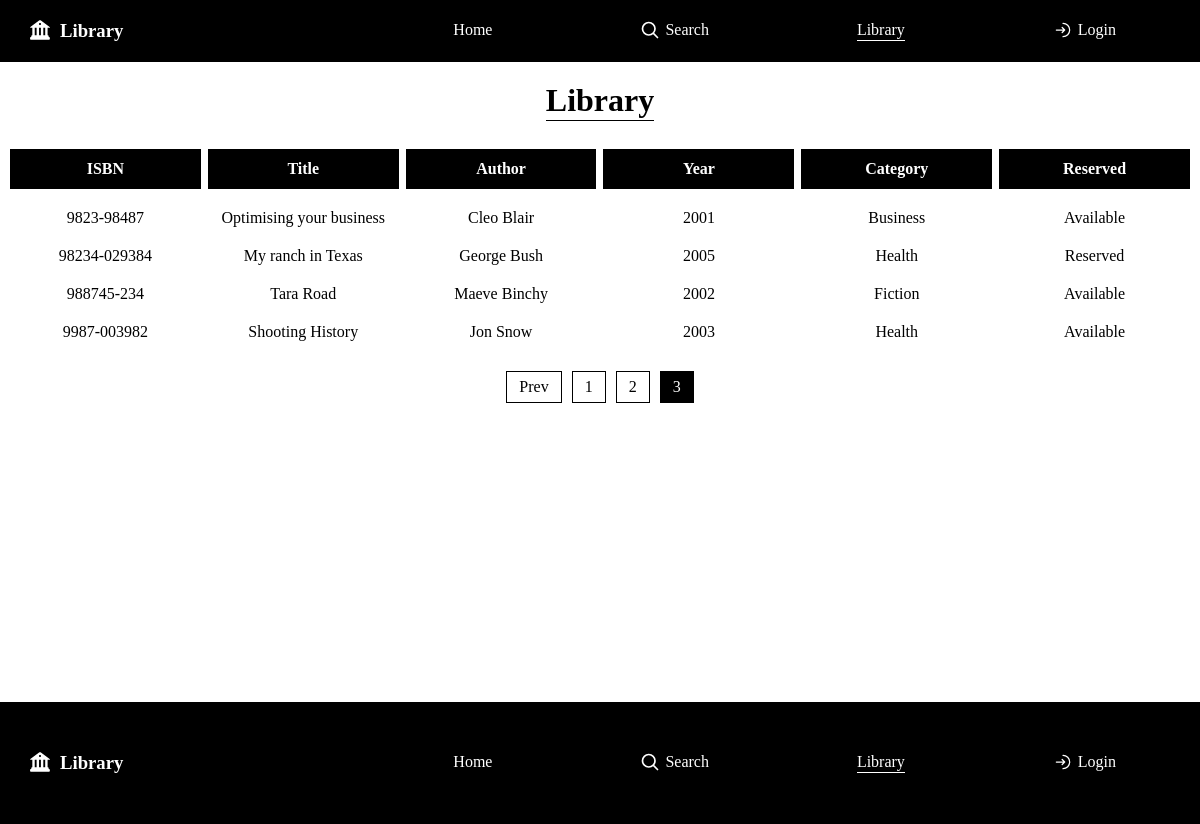
The page /library.php?page=3 on the database its author committed.
### tables this page shows
CREATE TABLE `books` (
  `ISBN` varchar(20) NOT NULL,
  `BookTitle` varchar(100) DEFAULT NULL,
  `Author` varchar(100) DEFAULT NULL,
  `Edition` int DEFAULT NULL,
  `Year` int DEFAULT NULL,
  `CategoryID` varchar(3) DEFAULT NULL,
  `Reserved` char(1) DEFAULT 'N',
  PRIMARY KEY (`ISBN`),
  KEY `CategoryID` (`CategoryID`),
  CONSTRAINT `books_ibfk_1` FOREIGN KEY (`CategoryID`) REFERENCES `categories` (`CategoryID`)
);

CREATE TABLE `categories` (
  `CategoryID` varchar(3) NOT NULL,
  `CategoryDesc` varchar(50) DEFAULT NULL,
  PRIMARY KEY (`CategoryID`)
);

### public/queries/all_books.php (called while the page is built, shortened)
<?php
    $db = new Database();
    $pdo = $db->connect();
    $limit = 5;
    $page  = isset($_GET['page']) ? max(1, intval($_GET['page'])) : 1;
    $offset = ($page - 1) * $limit;
    $count_sql = "
        SELECT COUNT(*)
        FROM books
    ";
    $total_books = $pdo->query($count_sql)->fetchColumn();
    $total_pages = ceil($total_books / $limit);
    $sql = "
        SELECT
            books.*,
            reservations.Username,
            reservations.ReservedDate,
            categories.CategoryDesc
        FROM books
        LEFT JOIN reservations ON books.ISBN = reservations.ISBN
        LEFT JOIN categories ON books.categoryID = categories.categoryID
        WHERE 1=1
        LIMIT $limit OFFSET $offset
    ";
    $stmt = $pdo->query($sql);
    $books = $stmt->fetchAll(PDO::FETCH_ASSOC);
    include TEMPLATES_PATH . 'results_template.php';
?>

### public/library.php (called while the page is built, shortened)
<?php include 'includes/header.php'; ?>
<?php include QUERIES_PATH . 'all_books.php'; ?>
<?php include 'includes/footer.php'; ?>

### public/templates/results_template.php (the view, shortened to what this page needs)
<h1 class="title underline">
    <?php
        if(!empty($title) || !empty($author) || !empty($category_name)) {
            $current_page = 'search_results.php';
            echo ucfirst(str_replace('_', ' ', substr($current_page, 0, -4)));
            echo ": " . $title . " " . $author . " " . ucfirst($category_name);
        } else {
            echo ucfirst(str_replace('_', ' ', substr($current_page, 0, -4)));
        }
    ?>
</h1>
<?php if (empty($books)): ?>
    <p class="results">No books found.</p>
<?php else: ?>
    <div class="library-wrapper">
        <div class="library-header-wrapper">
            <div class="library-header-item">ISBN</div>
            <div class="library-header-item">Title</div>
            <div class="library-header-item">Author</div>
            <div class="library-header-item">Year</div>
            <div class="library-header-item">Category</div>
            <div class="library-header-item">Reserved</div>
        </div>
        <?php foreach ($books as $book): ?>
            <div class="library-results-wrapper">
                <div class="library-results-item"><?= htmlspecialchars($book['ISBN']) ?></div>
                <div class="library-results-item"><?= htmlspecialchars($book['BookTitle']) ?></div>
                <div class="library-results-item"><?= htmlspecialchars($book['Author']) ?></div>
                <div class="library-results-item"><?= htmlspecialchars($book['Year']) ?></div>
                <div class="library-results-item"><?= htmlspecialchars($book['CategoryDesc']) ?></div>
                <div class="library-results-item">
                    <?php if ($book['Reserved'] === 'Y'): ?>
                        <?php if(!empty($username)): ?>
                            <form method="POST">
                                <input type="hidden" name="isbn" value="<?= htmlspecialchars($book['ISBN']) ?>">
                                <button class="cancel-button">Cancel</button>
                            </form>
                        <?php else: ?>
                            <span class="tooltip"
                                data-tip="Reserved by <?= htmlspecialchars($book['Username']) ?> on <?= htmlspecialchars($book['ReservedDate']) ?>">
                                Reserved
                            </span>
                        <?php endif; ?>
                    <?php else: ?>
                        Available
                    <?php endif; ?>
                </div>
            </div>
        <?php endforeach; ?>
    </div>
<?php endif; ?>
<?php if ($total_pages > 1): ?>
    <div class="pagination">
        <?php if ($page > 1): ?>
            <a class="page-btn" href="?<?= http_build_query(array_merge($_GET, ['page' => $page-1])) ?>">Prev</a>
        <?php endif; ?>
        <?php for ($i = 1; $i <= $total_pages; $i++): ?>
            <a class="page-btn <?= $i == $page ? 'active' : '' ?>"
            href="?<?= http_build_query(array_merge($_GET, ['page' => $i])) ?>">
            <?= $i ?>
            </a>
        <?php endfor; ?>
    </div>
<?php endif; ?>

### public/assets/css/main.css (style rules this page uses)
* { padding: 0; margin: 0; box-sizing: border-box; }
h1, h2, h3 { text-align: center; }
h1.underline, h2.underline { position: relative; width: fit-content; margin: 20px auto; }
h1.underline:after , h2.underline:after { content: ""; position: absolute; bottom: -2px; left: 0; width: 100%; height: 1.5px; background-color: #000; }
.pagination { display: flex; justify-content: center; margin-top: 20px; gap: 10px; }
.page-btn { padding: 6px 12px; border: 1px solid black; color: black; text-decoration: none; }
.page-btn.active { background: black; color: white; }

### public/assets/css/results.css (style rules this page uses)
.library-header-wrapper, .library-results-wrapper { display: grid; grid-template-columns: 1fr 1fr 1fr 1fr 1fr 1fr; gap: 7px; padding: 10px; }
.library-header-wrapper .library-header-item { font-weight: bold; border: 1.5px solid #000; background-color: #000; color: #fff; padding: 10px 2px; }
.library-header-wrapper .library-header-item, .library-results-wrapper .library-results-item { text-align: center; display: flex; justify-content: center; align-items: center; }
.tooltip { position: relative; cursor: pointer; }

### rows shown on the page
books: ISBN "9823-98487", BookTitle "Optimising your business", Author "Cleo Blair", Year "2001", CategoryID.CategoryDesc "Business", Reserved "Available"
books: ISBN "98234-029384", BookTitle "My ranch in Texas", Author "George Bush", Year "2005", CategoryID.CategoryDesc "Health"
books: ISBN "988745-234", BookTitle "Tara Road", Author "Maeve Binchy", Year "2002", CategoryID.CategoryDesc "Fiction", Reserved "Available"
books: ISBN "9987-003982", BookTitle "Shooting History", Author "Jon Snow", Year "2003", CategoryID.CategoryDesc "Health", Reserved "Available"

### other values the page prints
str_replace('_', ' ', substr($current_page, 0, -4)) "Library"
